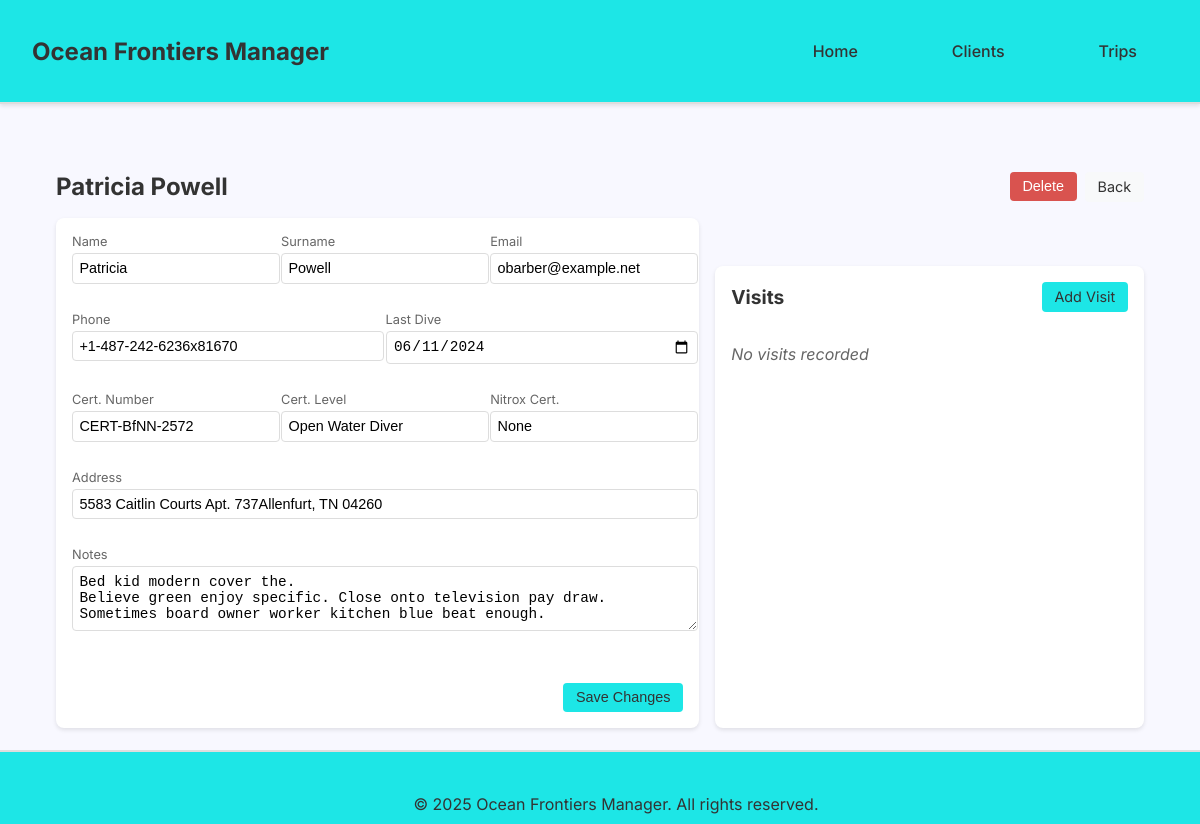
Page /client_details/1 on the committed database.
### app/models/models.py (models this page shows, shortened)
class Client(db.Model):
    id = db.Column(db.Integer, primary_key=True)
    name = db.Column(db.String(100), nullable=False)
    surname = db.Column(db.String(100), nullable=False)
    email = db.Column(db.String(120))
    phone = db.Column(db.String(20))
    address = db.Column(db.String(200))
    notes = db.Column(db.Text)
    last_dive_day = db.Column(db.Date)
    certification_number = db.Column(db.String(50))
    certification_level = db.Column(db.String(50))
    nitrox_certification_number = db.Column(db.String(50))
    visits = db.relationship('Visit', secondary=client_visits_association)
    trips = db.relationship('Trip', secondary=clients_trips_association, back_populates='clients')

### app/routes/client_routes.py (the view)
@clients.route("/client_details/<int:client_id>")
def client_details(client_id):
    client = Client.query.get_or_404(client_id)
    visits_data = get_client_visits(client)
    return render_template('client_details.html', client=client, visits_data=visits_data)

### app/services/client_service.py (called while the page is built, shortened)
def get_client_visits(client):
    related_visits = client.visits
    visits_data = []
    return visits_data

### app/templates/client_details.html (shortened to what this page needs)
{% extends 'base.html' %}
{% block content %}
<section class="client-details-container">
    <div class="client-header">
        <h2>{{ client.name }} {{ client.surname }}</h2>
        <div class="header-actions">
            <form method="POST" action="{{ url_for('clients.delete_client', client_id=client.id) }}" class="delete-client-form">
                <button type="submit" class="delete-button" onclick="return confirm('Are you sure you want to delete this client?')">Delete</button>
            </form>
            <a href="{{ url_for('clients.client_list') }}" class="back-button">Back</a>
        </div>
    </div>
    <div class="content-grid">
        <div class="client-info-section">
            <form method="POST" action="{{ url_for('clients.edit_client', client_id=client.id) }}" class="client-edit-form">
                <div class="form-row">
                    <div class="form-group">
                        <label>Name</label>
                        <input type="text" name="name" value="{{ client.name }}" required>
                    </div>
                    <div class="form-group">
                        <label>Surname</label>
                        <input type="text" name="surname" value="{{ client.surname }}" required>
                    </div>
                    <div class="form-group">
                        <label>Email</label>
                        <input type="email" name="email" value="{{ client.email }}">
                    </div>
                </div>
                <div class="form-row">
                    <div class="form-group">
                        <label>Phone</label>
                        <input type="text" name="phone" value="{{ client.phone }}">
                    </div>
                    <div class="form-group">
                        <label>Last Dive</label>
                        <input type="date" name="last_dive_day" value="{{ client.last_dive_day.strftime('%Y-%m-%d') if client.last_dive_day else '' }}">
                    </div>
                </div>
                <div class="form-row">
                    <div class="form-group">
                        <label>Cert. Number</label>
                        <input type="text" name="certification_number" value="{{ client.certification_number }}">
                    </div>
                    <div class="form-group">
                        <label>Cert. Level</label>
                        <input type="text" name="certification_level" value="{{ client.certification_level }}">
                    </div>
                    <div class="form-group">
                        <label>Nitrox Cert.</label>
                        <input type="text" name="nitrox_certification_number" value="{{ client.nitrox_certification_number }}">
                    </div>
                </div>
                <div class="form-row">
                    <div class="form-group full-width">
                        <label>Address</label>
                        <input type="text" name="address" value="{{ client.address }}">
                    </div>
                </div>
                <div class="form-row">
                    <div class="form-group full-width">
                        <label>Notes</label>
                        <textarea name="notes" rows="2">{{ client.notes }}</textarea>
                    </div>
                </div>
                <div class="form-actions">
                    <button type="submit" class="save-button">Save Changes</button>
                </div>
            </form>
        </div>
        <div class="visits-section">
            <div class="visits-header">
                <h3>Visits</h3>
                <a href="{{ url_for('visits.edit_visit', client_id=client.id) }}" class="add-visit-button">Add Visit</a>
            </div>
            <div class="visits-list">
                {% if visits_data %}
                    {% for visit_item in visits_data %}
                        {% set visit = visit_item.visit %}
                        {% set leader = visit_item.leader_client %}
                        <div class="visit-item">
                            <div class="visit-item-header">
                                <span>{{ visit.start_date.strftime('%Y-%m-%d') }} - {{ visit.end_date.strftime('%Y-%m-%d') }}</span>
                                <a href="{{ url_for('visits.edit_visit', visit_id=visit.id, client_id=client.id) }}" class="edit-link">Edit</a>
                            </div>
                            <div class="visit-item-details">
                                <span>{{ visit.place_of_stay }}</span>
                                <span>Leader: {{ leader.name if leader else 'Unknown' }}</span>
                            </div>
                        </div>
                    {% endfor %}
                {% else %}
                    <p class="no-visits">No visits recorded</p>
                {% endif %}
            </div>
        </div>
    </div>
</section>
{% endblock %}

### app/static/style.css (style rules this page uses)
:root { --light-turquoise: #1de6e6; --almost-white: #F8F8FF; --border-color: #ddd; --text-color: #333; --danger-color: #d9534f; --danger-hover: #c93a35; --link-color: #007bff; --shadow-light: 0 2px 4px rgba(0,0,0,0.1); --border-radius: 8px; --padding-standard: 20px; --primary-font: 'Inter', sans-serif; --header-height: 70px; }
body { font-family: sans-serif; margin: 0; padding: 0; background-color: var(--almost-white); color: var(--text-color); }
body { font-family: var(--primary-font); min-height: 100vh; display: flex; flex-direction: column; }
.form-group { margin-bottom: 1rem; }
.client-details-container { max-width: 1200px; margin: 0 auto; padding: 2rem; }
.client-header { display: flex; justify-content: space-between; align-items: center; margin-bottom: 2rem; }
.client-header h2 { font-size: 1.8rem; color: var(--text-color); }
.delete-button { padding: 0.6rem 1.2rem; background-color: var(--danger-color); color: white; border: none; border-radius: var(--border-radius); cursor: pointer; transition: background-color 0.2s ease; }
.form-group.full-width { grid-column: 1 / -1; }
.form-group label { display: block; margin-bottom: 0.5rem; color: #666; font-size: 0.9rem; }
.form-group input, .form-group textarea { width: 100%; padding: 0.8rem; border: 1px solid var(--border-color); border-radius: var(--border-radius); font-size: 1rem; transition: border-color 0.2s ease; }
.form-actions { margin-top: 2rem; text-align: right; }
.save-button { padding: 0.8rem 2rem; background-color: var(--light-turquoise); border: none; border-radius: var(--border-radius); color: var(--text-color); font-weight: 500; cursor: pointer; transition: background-color 0.2s ease; }
.visits-section { margin-top: 3rem; }
.visits-header { display: flex; justify-content: space-between; align-items: center; margin-bottom: 1.5rem; }
.visits-header h3 { font-size: 1.4rem; color: var(--text-color); }
.add-visit-button { padding: 0.6rem 1.2rem; background-color: var(--light-turquoise); color: var(--text-color); text-decoration: none; border-radius: var(--border-radius); transition: background-color 0.2s ease; }
.no-clients, .no-leader, .no-visits { color: #666; font-style: italic; }
.back-button { padding: 0.8rem 1.5rem; background-color: #f8f9fa; color: var(--text-color); text-decoration: none; border-radius: var(--border-radius); transition: background-color 0.2s ease; }
.client-details-container { max-width: 1200px; margin: 0 auto; padding: 1rem; }
.client-header { display: flex; justify-content: space-between; align-items: center; margin-bottom: 1rem; }
.client-header h2 { font-size: 1.5rem; margin: 0; }
.header-actions { display: flex; gap: 0.5rem; }
.content-grid { display: grid; grid-template-columns: 3fr 2fr; gap: 1rem; margin-top: 1rem; }
.client-info-section { background: white; padding: 1rem; border-radius: var(--border-radius); box-shadow: var(--shadow-light); }
.form-row { display: flex; gap: 1rem; margin-bottom: 0.75rem; }
.form-group { flex: 1; }
.form-group.full-width { flex: 1 1 100%; }
.form-group label { display: block; font-size: 0.8rem; color: #666; margin-bottom: 0.25rem; }
.form-group input, .form-group textarea { width: 100%; padding: 0.4rem; border: 1px solid var(--border-color); border-radius: 4px; font-size: 0.9rem; }
.form-group textarea { resize: vertical; min-height: 50px; }
.visits-section { background: white; padding: 1rem; border-radius: var(--border-radius); box-shadow: var(--shadow-light); }
.visits-header { display: flex; justify-content: space-between; align-items: center; margin-bottom: 1rem; }
.visits-header h3 { font-size: 1.2rem; margin: 0; }
.visits-list { max-height: 400px; overflow-y: auto; }
.delete-button, .back-button, .save-button, .add-visit-button { padding: 0.4rem 0.8rem; border-radius: 4px; font-size: 0.9rem; border: none; cursor: pointer; }
.delete-button { background-color: var(--danger-color); color: white; }
.back-button { background-color: #f8f9fa; color: var(--text-color); text-decoration: none; }
.save-button { background-color: var(--light-turquoise); color: var(--text-color); }
.add-visit-button { background-color: var(--light-turquoise); color: var(--text-color); text-decoration: none; font-size: 0.9rem; }

### rows in the picture
Client: name "Patricia", surname "Powell", email "obarber@example.net", phone "+1-487-242-6236x81670", last_dive_day "06/11/2024", certification_number "CERT-BfNN-2572", certification_level "Open Water Diver", nitrox_certification_number "None", address "5583 Caitlin Courts Apt. 737Allenfurt, TN 04260", notes "Bed kid modern cover the. Believe green enjoy specific. Close onto television pay draw. Sometimes board owner worker kitchen blue beat enough."
